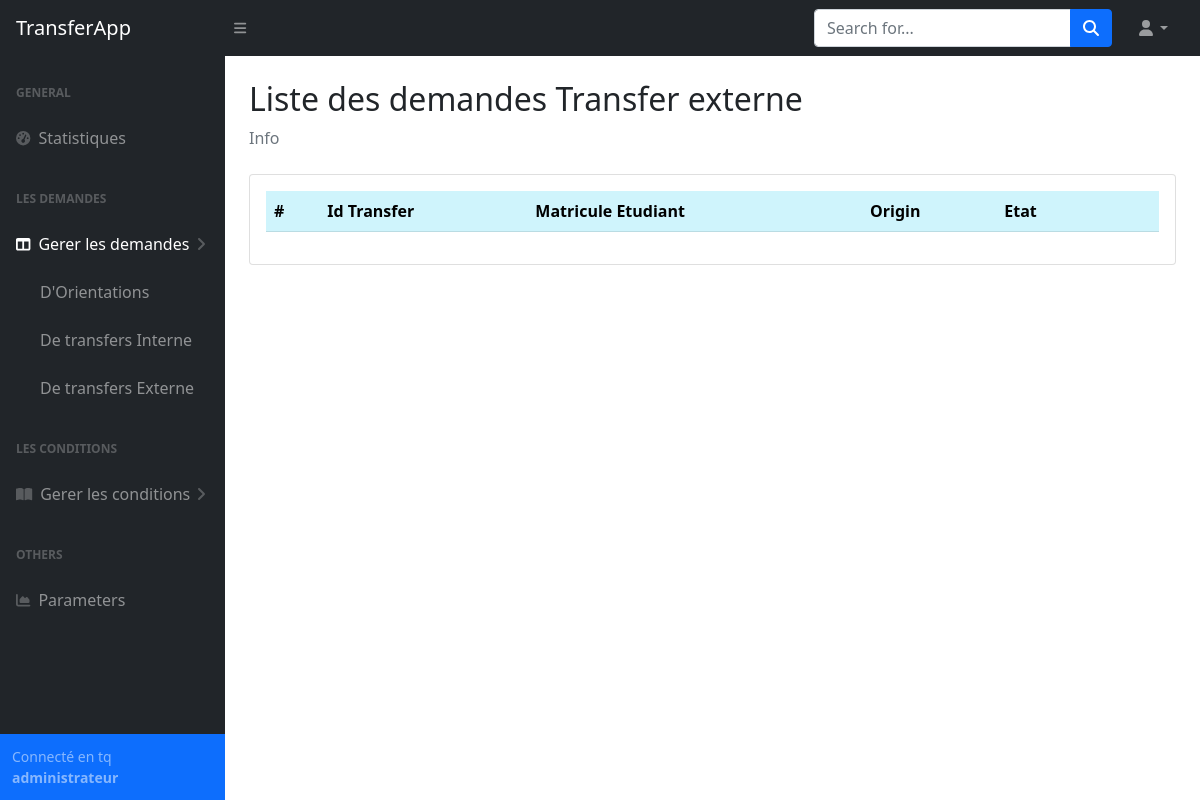
/admin/transfer_externe (signed in), run on an earlier commit of the app's database.
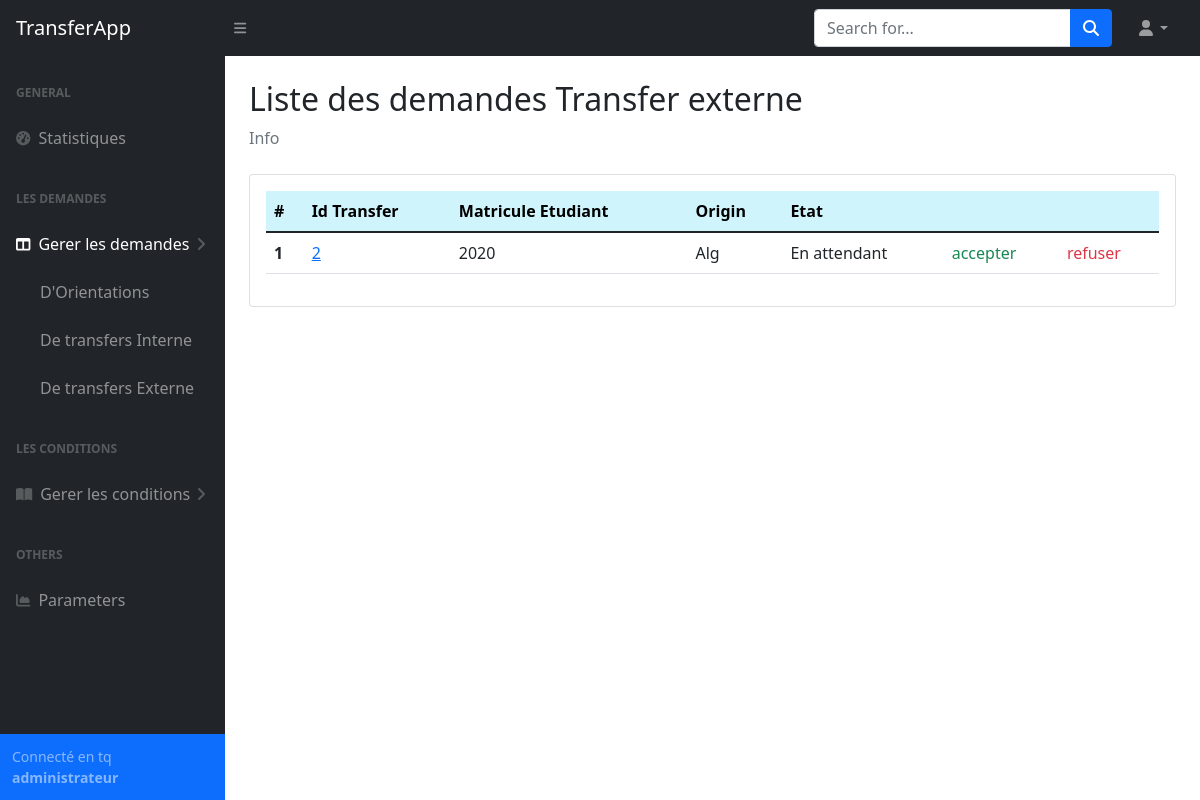
And on a later commit of the database.
### tables this page shows
CREATE TABLE "transfer_request" (
	"matricule"	INTEGER NOT NULL,
	"id_transfer"	INTEGER NOT NULL,
	"moyen_bac"	REAL NOT NULL,
	"filiere_bac"	TEXT NOT NULL,
	"niveau-etude"	TEXT NOT NULL,
	"date_premier_insc"	TEXT NOT NULL,
	"formation"	TEXT NOT NULL,
	"univ_origin"	TEXT NOT NULL,
	"conge_academic"	INTEGER NOT NULL,
	"etat"	INTEGER NOT NULL,
	"choix1"	INTEGER NOT NULL,
	"choix2"	INTEGER NOT NULL,
	"choix3"	INTEGER NOT NULL,
	"choix4"	INTEGER NOT NULL,
	FOREIGN KEY("choix1") REFERENCES "specialite"("id"),
	FOREIGN KEY("choix4") REFERENCES "specialite"("id"),
	FOREIGN KEY("matricule") REFERENCES "etudiant"("matricule"),
	FOREIGN KEY("choix3") REFERENCES "specialite"("id"),
	FOREIGN KEY("id_transfer") REFERENCES "transfer"("id"),
	FOREIGN KEY("choix2") REFERENCES "specialite"("id"),
	PRIMARY KEY("matricule")
);

### App.py (the view)
@app.route('/admin/transfer_externe')
def transferExterne():
    type = "externe"
    if session.get("email") != None:
         if db.getTransferRequests(type) != None:
            db.closeConnection()
            return render_template('admin/transfer_externe.html', data = db.getTransferRequests(type))
         else:
             return render_template('admin/transfer_externe.html')
    return redirect(url_for('login'))

### database_api.py (called while the page is built)
def closeConnection():
    print("closing connection...")
    con.close

def getTransferRequests(type):
    try:
        if type == "interne":
            cursor.execute('select * from transfer_request where etat = "En attendant" and univ_origin = "constantine 2"')
        else:
            cursor.execute('select * from transfer_request where etat = "En attendant" and univ_origin != "constantine 2"')
    except Error as e:
        print(e)
        return None
    else:
        res = cursor.fetchall()
        return res

### templates/admin/transfer_externe.html (shortened to what this page needs)
{% extends "admin/base.html" %}
{% block content %}
    <main>
        <div class="container-fluid px-4">
            <h2 class="mt-4">Liste des demandes Transfer externe</h2>
            <ol class="breadcrumb mb-4">
                <li class="breadcrumb-item active">Info</li>
            </ol>
            <div class="card mb-4">
                <div class="card-body">
                    <table class="table">
                        <thead>
                          <tr>
                            <th scope="col" class="table-info">#</th>
                            <th scope="col" class="table-info">Id Transfer</th>
                            <th scope="col" class="table-info">Matricule Etudiant</th>
                            <th scope="col" class="table-info">Origin</th>
                            <th scope="col" class="table-info">Etat</th>
                            <th scope="col" class="table-info"></th>
                            <th scope="col" class="table-info"></th>
                          </tr>
                        </thead>
                        <tbody>
                          {% for item in data %}
                          <tr>
                            <th scope="row">{{data.index(item) + 1 }}</th>
                            <td><a href="{{ url_for('transferInterneDetails', id_transfer = item[1], type = 'externe') }}">{{item[1]}}</a></td>
                            <td>{{item[0]}}</td>
                            <td>{{item[7]}}</td>
                            <td>{{item[9]}}</td>
                            <td><a class="link-success text-decoration-none" href="{{url_for('updateTransferEtat', matricule = item[0], State = 'accepted')}}">accepter</a></td>
                            <td><a class="link-danger text-decoration-none" href="{{url_for('updateTransferEtat', matricule = item[0], State = 'refused')}}">refuser</a></td>
                          </tr>
                          {% endfor %}
                        </tbody>
                      </table>
                </div>
            </div>
        </div>
    </main>
{% endblock content %}

### templates/admin/base.html (shortened to what this page needs)
<!DOCTYPE html>
<html>
<head>
    <link rel="stylesheet" href="https://cdn.jsdelivr.net/npm/litepicker/dist/css/litepicker.css"/>
    <link href="https://cdn.jsdelivr.net/npm/bootstrap@5.1.3/dist/css/bootstrap.min.css" rel="stylesheet">
    <link href="{{url_for('static',filename='styles.css')}}" rel="stylesheet"></link>
</head>
<body class="sb-nav-fixed">
    {% block navbar %}
    <nav class="sb-topnav navbar navbar-expand navbar-dark bg-dark">
        <a class="navbar-brand ps-3" href="#">TransferApp</a>
        <button class="btn btn-link btn-sm order-1 order-lg-0 me-4 me-lg-0" id="sidebarToggle" href="#!"><i class="fas fa-bars"></i></button>
        <form class="d-none d-md-inline-block form-inline ms-auto me-0 me-md-3 my-2 my-md-0">
            <div class="input-group">
                <input class="form-control" type="text" placeholder="Search for..." aria-label="Search for..." aria-describedby="btnNavbarSearch" />
                <button class="btn btn-primary" id="btnNavbarSearch" type="button"><i class="fas fa-search"></i></button>
            </div>
        </form>
        <ul class="navbar-nav ms-auto ms-md-0 me-3 me-lg-4">
            <li class="nav-item dropdown">
                <a class="nav-link dropdown-toggle" id="navbarDropdown" href="#" role="button" data-bs-toggle="dropdown" aria-expanded="false"><i class="fas fa-user fa-fw"></i></a>
            </li>
        </ul>
    </nav>
    {% endblock navbar%}
    {% block sidebar %}
    <div id="layoutSidenav">
        <div id="layoutSidenav_nav">
            <nav class="sb-sidenav accordion sb-sidenav-dark" id="sidenavAccordion">
                <div class="sb-sidenav-menu">
                    <div class="nav">
                        <div class="sb-sidenav-menu-heading">General</div>
                        <a class="nav-link {% if request.path == '/admin' %} active {% endif %}" href="/admin">
                            <div class="sb-nav-link-icon"><i class="fas fa-tachometer-alt"></i></div>
                            Statistiques
                        </a>
                        <div class="sb-sidenav-menu-heading">Les demandes</div>
                        <a class="nav-link collapsed {% if ('/admin/tr'or'/admin/or') in request.path %} active{% endif %}" href="#" data-bs-toggle="collapse" data-bs-target="#collapseLayouts" aria-expanded="false" aria-controls="collapseLayouts">
                            <div class="sb-nav-link-icon"><i class="fas fa-columns"></i></div>
                            Gerer les demandes
                            <div class="sb-sidenav-collapse-arrow"><i class="fas fa-angle-down"></i></div>
                        </a>
                        <div class="collapse show" id="collapseLayouts" aria-labelledby="headingOne" data-bs-parent="#sidenavAccordion">
                            <nav class="sb-sidenav-menu-nested nav">
                                <a class="nav-link {% if request.path =='/admin/orientations'%} active {% endif %}" href="{{url_for('orientations')}}">D'Orientations</a>
                                <a class="nav-link {% if request.path =='/admin/transfer_interne'%} active {% endif %}" href="{{url_for('transferInterne')}}">De transfers Interne</a>
                                <a class="nav-link {% if request.path =='/admin/transfer_interne/details'%} active {% endif %}" href="{{url_for('transferExterne')}}">De transfers Externe</a>
                            </nav>
                        </div>
                        <div class="sb-sidenav-menu-heading">Les conditions</div>
                        <a class="nav-link collapsed" href="#" data-bs-toggle="collapse" data-bs-target="#collapsePages" aria-expanded="false" aria-controls="collapsePages">
                            <div class="sb-nav-link-icon"><i class="fas fa-book-open"></i></div>
                            Gerer les conditions
                            <div class="sb-sidenav-collapse-arrow"><i class="fas fa-angle-down"></i></div>
                        </a>
                        <div class="sb-sidenav-menu-heading">Others</div>
                        <a class="nav-link" href="/admin/parametres">
                            <div class="sb-nav-link-icon"><i class="fas fa-chart-area"></i></div>
                            Parameters
                        </a>
                    </div>
                </div>
                <div class="sb-sidenav-footer bg-primary">
                    <div class="small">Connecté en tq <b>administrateur</b></div>
                </div>
            </nav>
        </div>
        <div id="layoutSidenav_content">
            {% block content %}{% endblock content %}
        </div>
    </div>
    {% endblock sidebar %}
</body>
</html>

What changed in the data, as far as the page shows it:
added transfer_request: data "1", id_transfer "2", matricule "2020", univ_origin "Alg", etat "En attendant"
